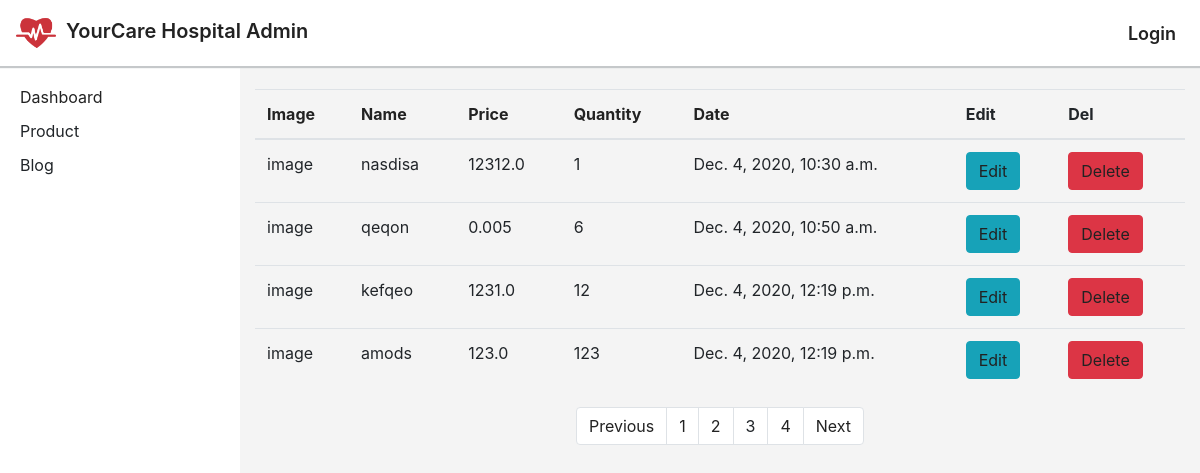
The page /staff/product?page=3 on the database as committed earlier.
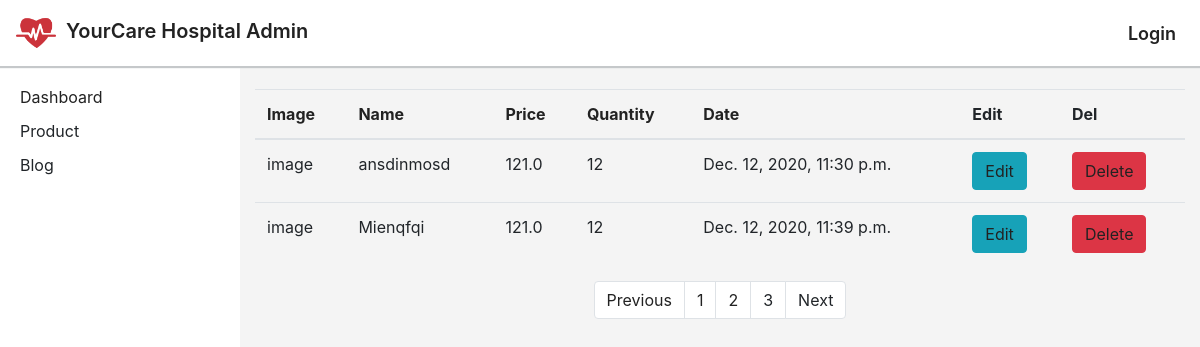
The same page on the database as committed later.
### home/models.py (models this page shows, shortened)
class Pharmacy(models.Model):
	name = models.CharField(max_length=255, default='')
	medicine_image = models.ImageField(upload_to='medcine_images')
	formatted_image = ImageSpecField(source='medicine_image', processors=[ResizeToFill(100,100)], format='JPEG',options={'quantity':60})
	company = models.ForeignKey(MedicineCompany, on_delete=models.SET_NULL, null=True, blank=True)
	medicine_category = models.ForeignKey(CategoryMedicine, on_delete=models.SET_NULL, null=True)
	quantity = models.IntegerField(blank=True, default=1)
	price = models.FloatField(blank=True, default=1.00)
	is_publish = models.BooleanField(default=False)
	date = models.DateTimeField(auto_now_add=True,null=True)
	slug = models.SlugField(unique=True,blank=True, default='')

### staff/views.py (the view)
# urls.py: path('product', views.Product.as_view(), name='product'),
class Product(View):
	template_name = 'staff/product/all_product.html'
	def get(self, request):
		order_by = request.GET.get('order_by','date')
		products = store_model.Pharmacy.objects.order_by(order_by.lower()).all()
		paginator = Paginator(products, 4)
		page = request.GET.get('page',1)
		try:
			all_products = paginator.get_page(page)
		except PageNotAnInteger:
			all_products = paginator.get_page(1)
		except EmptyPage:
			all_products = paginator.get_page(paginator.num_pages)
		contexts = {
			'all_products':all_products,
		}
		return render(request, self.template_name, contexts)

### staff/templates/staff/product/all_product.html (shortened to what this page needs)
{% extends 'base_staff.html' %}
{% block content %}
<div class="container my-4">
	<div class="table-responsive">
		<table class="table">
			<thead>
				<tr>
					<th><a href="?order_by=name">Image</a></th>
					<th><a href="?order_by=name">Name</a></th>
					<th><a href="?order_by=price">Price</a></th>
					<th><a href="?order_by=quantity">Quantity</a></th>
					<th><a href="?order_by=date">Date</a></th>
					<th>Edit</th>
					<th>Del</th>
				</tr>
			</thead>
			<tbody>
				{% for product in all_products %}
					<tr>
						<td>image</td>
						<td>{{product.name}}</td>
						<td>{{product.price}}</td>
						<td>{{product.quantity}}</td>
						<td>{{product.date}}</td>
						<td>
							<a class="btn btn-info" href="{% url 'staff:edit_product' product.slug %}">Edit</a>
						</td>
						<td>
							<a class="btn btn-danger" href="{% url 'staff:delete_product' product.slug %}">Delete</a>
						</td>
					</tr>
				{% endfor %}
			</tbody>
		</table>
		<nav aria-label="Page navigation example">
			{% if all_products.has_other_pages %}
				<ul class="pagination justify-content-center">
					{% if all_products.has_previous %}
						<li class="page-item">
							<a class="page-link" href="?page={{all_products.previous_page_number}}">Previous</a>
						</li>
					{% else %}
						<li class="page-item disabled">
							<a class="page-link">Previous</a>
						</li>
					{% endif %}
					{% for i in all_products.paginator.page_range %}
						{% if all_products.number == i  %}
							<li class="active">
								<a class="page-link">{{i}}<span class="sr-only">(current)</span></a>
							</li>
						{% else %}
							<li>
								<a class="page-link" href="?page={{i}}">{{i}}</a>
							</li>
						{% endif %}
					{% endfor %}
					{% if all_products.has_next %}
						<li class="page-item">
							<a class="page-link" href="?page={{all_products.next_page_number}}">Next</a>
						</li>
					{% else %}
						<li class="page-item">
							<a class="page-link">Next</a>
						</li>
					{% endif %}
				</ul>
			{% endif %}
		</nav>
	</div>
</div>
{% endblock %}

Rows that differ between the two databases and show on the page:
removed Pharmacy: name "nasdisa", price "12312.0", quantity "1", date "Dec. 4, 2020, 10:30 a.m."
removed Pharmacy: name "qeqon", price "0.005", quantity "6", date "Dec. 4, 2020, 10:50 a.m."
removed Pharmacy: name "kefqeo", price "1231.0", quantity "12", date "Dec. 4, 2020, 12:19 p.m."
removed Pharmacy: name "amods", price "123.0", quantity "123", date "Dec. 4, 2020, 12:19 p.m."
added Pharmacy: name "ansdinmosd", price "121.0", quantity "12", date "Dec. 12, 2020, 11:30 p.m."
added Pharmacy: name "Mienqfqi", price "121.0", quantity "12", date "Dec. 12, 2020, 11:39 p.m."
Other text that changed with them:
list line gone: "4"
